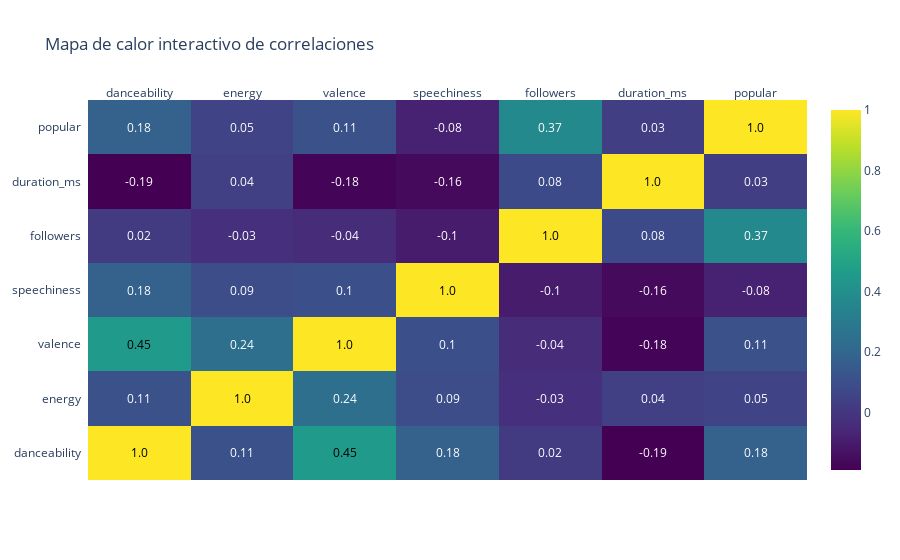

The cell this chart's notebook holds for it:
### Code cell
import numpy as np
import plotly.figure_factory as ff

corr = df[features + ['popular']].corr()

# Crear mapa de calor con anotaciones
fig_corr = ff.create_annotated_heatmap(
    z=np.round(corr.values, 2),
    x=list(corr.columns),
    y=list(corr.index),
    colorscale='Viridis',
    showscale=True,
    hoverinfo='z'
)

fig_corr.update_layout(title='Mapa de calor interactivo de correlaciones')
fig_corr.show()

### Figure 1 — Plotly figure (JSON) as saved in the notebook; plotly's stock layout.template omitted (floating-point values rounded to 4 significant figures)
{"data": [{"colorscale": [[0, "#440154"], [0.1111, "#482878"], [0.2222, "#3e4989"], [0.3333, "#31688e"], [0.4444, "#26828e"], [0.5556, "#1f9e89"], [0.6667, "#35b779"], [0.7778, "#6ece58"], [0.8889, "#b5de2b"], [1, "#fde725"]], "hoverinfo": "z", "reversescale": false, "showscale": true, "type": "heatmap", "x": ["danceability", "energy", "valence", "speechiness", "followers", "duration_ms", "popular"], "y": ["danceability", "energy", "valence", "speechiness", "followers", "duration_ms", "popular"], "z": [[1.0, 0.11, 0.45, 0.18, 0.02, -0.19, 0.18], [0.11, 1.0, 0.24, 0.09, -0.03, 0.04, 0.05], [0.45, 0.24, 1.0, 0.1, -0.04, -0.18, 0.11], [0.18, 0.09, 0.1, 1.0, -0.1, -0.16, -0.08], [0.02, -0.03, -0.04, -0.1, 1.0, 0.08, 0.37], [-0.19, 0.04, -0.18, -0.16, 0.08, 1.0, 0.03], [0.18, 0.05, 0.11, -0.08, 0.37, 0.03, 1.0]]}], "layout": {"annotations": [{"font": {"color": "#000000"}, "showarrow": false, "text": "1.0", "x": "danceability", "xref": "x", "y": "danceability", "yref": "y"}, {"font": {"color": "#FFFFFF"}, "showarrow": false, "text": "0.11", "x": "energy", "xref": "x", "y": "danceability", "yref": "y"}, {"font": {"color": "#000000"}, "showarrow": false, "text": "0.45", "x": "valence", "xref": "x", "y": "danceability", "yref": "y"}, {"font": {"color": "#FFFFFF"}, "showarrow": false, "text": "0.18", "x": "speechiness", "xref": "x", "y": "danceability", "yref": "y"}, {"font": {"color": "#FFFFFF"}, "showarrow": false, "text": "0.02", "x": "followers", "xref": "x", "y": "danceability", "yref": "y"}, {"font": {"color": "#FFFFFF"}, "showarrow": false, "text": "-0.19", "x": "duration_ms", "xref": "x", "y": "danceability", "yref": "y"}, {"font": {"color": "#FFFFFF"}, "showarrow": false, "text": "0.18", "x": "popular", "xref": "x", "y": "danceability", "yref": "y"}, {"font": {"color": "#FFFFFF"}, "showarrow": false, "text": "0.11", "x": "danceability", "xref": "x", "y": "energy", "yref": "y"}, {"font": {"color": "#000000"}, "showarrow": false, "text": "1.0", "x": "energy", "xref": "x", "y": "energy", "yref": "y"}, {"font": {"color": "#FFFFFF"}, "showarrow": false, "text": "0.24", "x": "valence", "xref": "x", "y": "energy", "yref": "y"}, {"font": {"color": "#FFFFFF"}, "showarrow": false, "text": "0.09", "x": "speechiness", "xref": "x", "y": "energy", "yref": "y"}, {"font": {"color": "#FFFFFF"}, "showarrow": false, "text": "-0.03", "x": "followers", "xref": "x", "y": "energy", "yref": "y"}, {"font": {"color": "#FFFFFF"}, "showarrow": false, "text": "0.04", "x": "duration_ms", "xref": "x", "y": "energy", "yref": "y"}, {"font": {"color": "#FFFFFF"}, "showarrow": false, "text": "0.05", "x": "popular", "xref": "x", "y": "energy", "yref": "y"}, {"font": {"color": "#000000"}, "showarrow": false, "text": "0.45", "x": "danceability", "xref": "x", "y": "valence", "yref": "y"}, {"font": {"color": "#FFFFFF"}, "showarrow": false, "text": "0.24", "x": "energy", "xref": "x", "y": "valence", "yref": "y"}, {"font": {"color": "#000000"}, "showarrow": false, "text": "1.0", "x": "valence", "xref": "x", "y": "valence", "yref": "y"}, {"font": {"color": "#FFFFFF"}, "showarrow": false, "text": "0.1", "x": "speechiness", "xref": "x", "y": "valence", "yref": "y"}, {"font": {"color": "#FFFFFF"}, "showarrow": false, "text": "-0.04", "x": "followers", "xref": "x", "y": "valence", "yref": "y"}, {"font": {"color": "#FFFFFF"}, "showarrow": false, "text": "-0.18", "x": "duration_ms", "xref": "x", "y": "valence", "yref": "y"}, {"font": {"color": "#FFFFFF"}, "showarrow": false, "text": "0.11", "x": "popular", "xref": "x", "y": "valence", "yref": "y"}, {"font": {"color": "#FFFFFF"}, "showarrow": false, "text": "0.18", "x": "danceability", "xref": "x", "y": "speechiness", "yref": "y"}, {"font": {"color": "#FFFFFF"}, "showarrow": false, "text": "0.09", "x": "energy", "xref": "x", "y": "speechiness", "yref": "y"}, {"font": {"color": "#FFFFFF"}, "showarrow": false, "text": "0.1", "x": "valence", "xref": "x", "y": "speechiness", "yref": "y"}, {"font": {"color": "#000000"}, "showarrow": false, "text": "1.0", "x": "speechiness", "xref": "x", "y": "speechiness", "yref": "y"}, {"font": {"color": "#FFFFFF"}, "showarrow": false, "text": "-0.1", "x": "followers", "xref": "x", "y": "speechiness", "yref": "y"}, {"font": {"color": "#FFFFFF"}, "showarrow": false, "text": "-0.16", "x": "duration_ms", "xref": "x", "y": "speechiness", "yref": "y"}, {"font": {"color": "#FFFFFF"}, "showarrow": false, "text": "-0.08", "x": "popular", "xref": "x", "y": "speechiness", "yref": "y"}, {"font": {"color": "#FFFFFF"}, "showarrow": false, "text": "0.02", "x": "danceability", "xref": "x", "y": "followers", "yref": "y"}, {"font": {"color": "#FFFFFF"}, "showarrow": false, "text": "-0.03", "x": "energy", "xref": "x", "y": "followers", "yref": "y"}, {"font": {"color": "#FFFFFF"}, "showarrow": false, "text": "-0.04", "x": "valence", "xref": "x", "y": "followers", "yref": "y"}, {"font": {"color": "#FFFFFF"}, "showarrow": false, "text": "-0.1", "x": "speechiness", "xref": "x", "y": "followers", "yref": "y"}, {"font": {"color": "#000000"}, "showarrow": false, "text": "1.0", "x": "followers", "xref": "x", "y": "followers", "yref": "y"}, {"font": {"color": "#FFFFFF"}, "showarrow": false, "text": "0.08", "x": "duration_ms", "xref": "x", "y": "followers", "yref": "y"}, {"font": {"color": "#FFFFFF"}, "showarrow": false, "text": "0.37", "x": "popular", "xref": "x", "y": "followers", "yref": "y"}, {"font": {"color": "#FFFFFF"}, "showarrow": false, "text": "-0.19", "x": "danceability", "xref": "x", "y": "duration_ms", "yref": "y"}, {"font": {"color": "#FFFFFF"}, "showarrow": false, "text": "0.04", "x": "energy", "xref": "x", "y": "duration_ms", "yref": "y"}, {"font": {"color": "#FFFFFF"}, "showarrow": false, "text": "-0.18", "x": "valence", "xref": "x", "y": "duration_ms", "yref": "y"}, {"font": {"color": "#FFFFFF"}, "showarrow": false, "text": "-0.16", "x": "speechiness", "xref": "x", "y": "duration_ms", "yref": "y"}, {"font": {"color": "#FFFFFF"}, "showarrow": false, "text": "0.08", "x": "followers", "xref": "x", "y": "duration_ms", "yref": "y"}, {"font": {"color": "#000000"}, "showarrow": false, "text": "1.0", "x": "duration_ms", "xref": "x", "y": "duration_ms", "yref": "y"}, {"font": {"color": "#FFFFFF"}, "showarrow": false, "text": "0.03", "x": "popular", "xref": "x", "y": "duration_ms", "yref": "y"}, {"font": {"color": "#FFFFFF"}, "showarrow": false, "text": "0.18", "x": "danceability", "xref": "x", "y": "popular", "yref": "y"}, {"font": {"color": "#FFFFFF"}, "showarrow": false, "text": "0.05", "x": "energy", "xref": "x", "y": "popular", "yref": "y"}, {"font": {"color": "#FFFFFF"}, "showarrow": false, "text": "0.11", "x": "valence", "xref": "x", "y": "popular", "yref": "y"}, {"font": {"color": "#FFFFFF"}, "showarrow": false, "text": "-0.08", "x": "speechiness", "xref": "x", "y": "popular", "yref": "y"}, {"font": {"color": "#FFFFFF"}, "showarrow": false, "text": "0.37", "x": "followers", "xref": "x", "y": "popular", "yref": "y"}, {"font": {"color": "#FFFFFF"}, "showarrow": false, "text": "0.03", "x": "duration_ms", "xref": "x", "y": "popular", "yref": "y"}, {"font": {"color": "#000000"}, "showarrow": false, "text": "1.0", "x": "popular", "xref": "x", "y": "popular", "yref": "y"}], "title": {"text": "Mapa de calor interactivo de correlaciones"}, "xaxis": {"dtick": 1, "gridcolor": "rgb(0, 0, 0)", "side": "top", "ticks": ""}, "yaxis": {"dtick": 1, "ticks": "", "ticksuffix": "  "}}}
